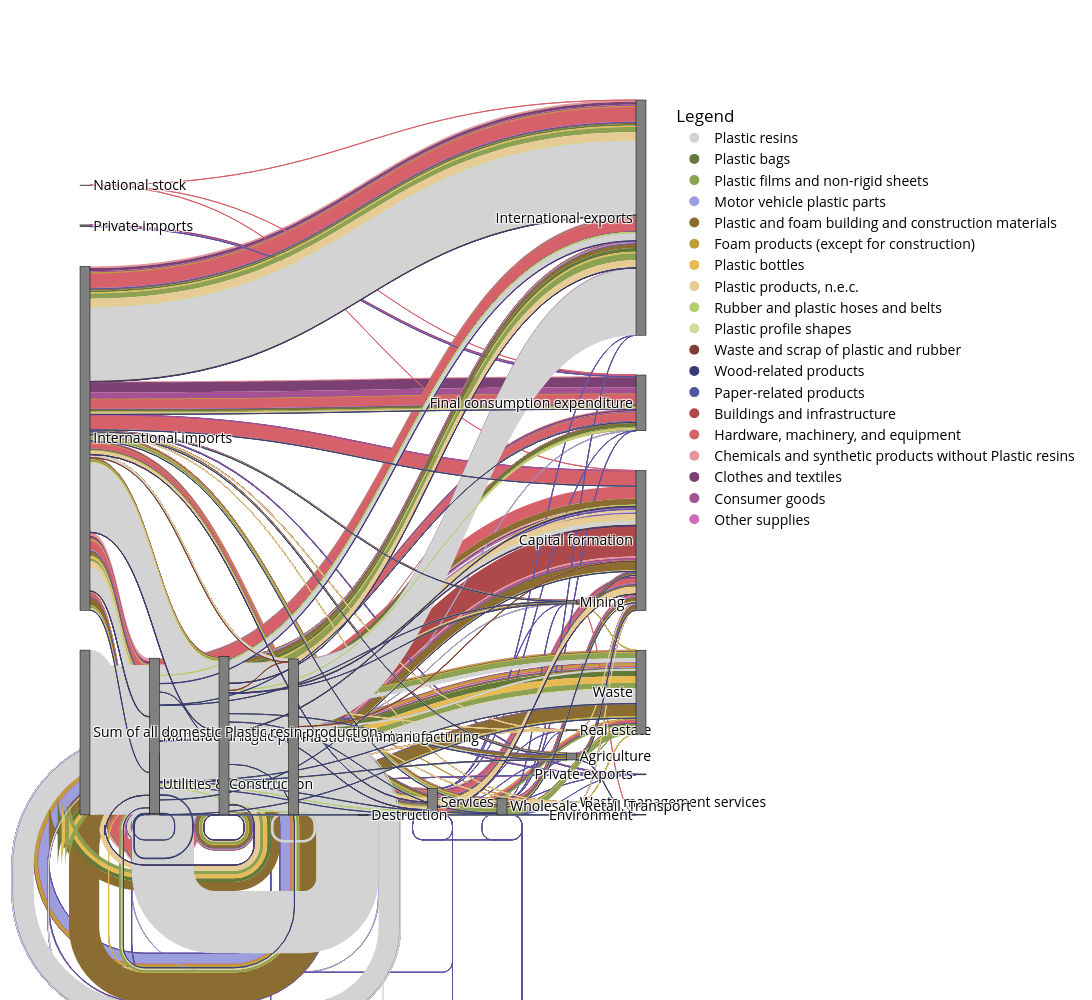

The notebook cell this image was saved under:
### Code cell
#create unique list of source/'From' and target/'To' for plotly
unique_from_to = list(pd.unique(links[['From', 'To']].values.ravel('K')))

#create a list of unique nodes
unique_nodes = pd.concat([links['From'], links['To']]).unique()
node_index = {node: i for i, node in enumerate(unique_nodes)}

#create new columns for indices in a safe way
links = links.assign(
    FromIndex=links['From'].map(node_index),
    ToIndex=links['To'].map(node_index))

#plot plotly Sankey
fig = go.Figure(data=[go.Sankey(
    valueformat=None,
    valuesuffix='t',  #all flows in unit tonnes
    node=dict(
        pad=15,
        thickness=10,
        line=dict(color="black", width=0.5),
        label=unique_from_to,
        color='#808080'
    ),
    link=dict(
        source=links['FromIndex'],  # indices correspond to labels
        target=links['ToIndex'],
        value=links['Quantity (t)'],
        color=links['Colour_HEX']
    ))])
#to define Node Position manually: https://plotly.com/python/sankey-diagram/


#create legend
for label, colour in color_map.items():  #need to append 'Other product, grey'
    fig.add_trace(go.Scatter(
        x=[None], y=[None],
        mode='markers',
        marker=dict(size=10, color=colour),
        name=label,
        showlegend=True
    ))

fig.update_layout(
    #title_text="Sankey diagram of plastic flows through the Canadian economy in 2019",
    font_size=10,
    font_color="black",
    xaxis=dict(visible=False),
    yaxis=dict(visible=False),
    showlegend=True,
    legend=dict(
        title='Legend',
        y=1,
        x=1.05),
    width=2000,
    height=1000,
    font=dict(size=14),
    plot_bgcolor='rgba(0,0,0,0)',  # Transparent plot area
    paper_bgcolor='rgba(0, 0, 0, 0)',  # Transparent figure background
)


fig.show()

### Figure 1 — Plotly figure (JSON) as saved in the notebook; plotly's stock layout.template omitted (floating-point values rounded to 4 significant figures; data arrays with more than 128 entries replaced by an {"elided": "..."} marker saying what was removed)
{"data": [{"link": {"color": {"elided": "859 str values"}, "source": {"elided": "859 int values"}, "target": {"elided": "859 int values"}, "value": {"elided": "859 float values"}}, "node": {"color": "#808080", "label": ["Utilities & Construction", "Agriculture", "International imports", "Manufacturing", "Mining", "Plastic product manufacturing", "Plastic resin manufacturing", "Private imports", "Real estate", "Services", "Waste management services", "Wholesale, Retail, Transport", "National stock", "Destruction", "Sum of all domestic Plastic resin production", "Capital formation", "Final consumption expenditure", "Environment", "International exports", "Private exports", "Waste"], "line": {"color": "black", "width": 0.5}, "pad": 15, "thickness": 10}, "valuesuffix": "t", "type": "sankey"}, {"marker": {"color": "#d3d3d3", "size": 10}, "mode": "markers", "name": "Plastic resins", "showlegend": true, "x": [null], "y": [null], "type": "scatter"}, {"marker": {"color": "#637939", "size": 10}, "mode": "markers", "name": "Plastic bags", "showlegend": true, "x": [null], "y": [null], "type": "scatter"}, {"marker": {"color": "#8ca252", "size": 10}, "mode": "markers", "name": "Plastic films and non-rigid sheets", "showlegend": true, "x": [null], "y": [null], "type": "scatter"}, {"marker": {"color": "#9c9ede", "size": 10}, "mode": "markers", "name": "Motor vehicle plastic parts", "showlegend": true, "x": [null], "y": [null], "type": "scatter"}, {"marker": {"color": "#8c6d31", "size": 10}, "mode": "markers", "name": "Plastic and foam building and construction materials", "showlegend": true, "x": [null], "y": [null], "type": "scatter"}, {"marker": {"color": "#bd9e39", "size": 10}, "mode": "markers", "name": "Foam products (except for construction)", "showlegend": true, "x": [null], "y": [null], "type": "scatter"}, {"marker": {"color": "#e7ba52", "size": 10}, "mode": "markers", "name": "Plastic bottles", "showlegend": true, "x": [null], "y": [null], "type": "scatter"}, {"marker": {"color": "#e7cb94", "size": 10}, "mode": "markers", "name": "Plastic products, n.e.c.", "showlegend": true, "x": [null], "y": [null], "type": "scatter"}, {"marker": {"color": "#b5cf6b", "size": 10}, "mode": "markers", "name": "Rubber and plastic hoses and belts", "showlegend": true, "x": [null], "y": [null], "type": "scatter"}, {"marker": {"color": "#cedb9c", "size": 10}, "mode": "markers", "name": "Plastic profile shapes", "showlegend": true, "x": [null], "y": [null], "type": "scatter"}, {"marker": {"color": "#843c39", "size": 10}, "mode": "markers", "name": "Waste and scrap of plastic and rubber", "showlegend": true, "x": [null], "y": [null], "type": "scatter"}, {"marker": {"color": "#393b79", "size": 10}, "mode": "markers", "name": "Wood-related products", "showlegend": true, "x": [null], "y": [null], "type": "scatter"}, {"marker": {"color": "#5254a3", "size": 10}, "mode": "markers", "name": "Paper-related products", "showlegend": true, "x": [null], "y": [null], "type": "scatter"}, {"marker": {"color": "#ad494a", "size": 10}, "mode": "markers", "name": "Buildings and infrastructure", "showlegend": true, "x": [null], "y": [null], "type": "scatter"}, {"marker": {"color": "#d6616b", "size": 10}, "mode": "markers", "name": "Hardware, machinery, and equipment", "showlegend": true, "x": [null], "y": [null], "type": "scatter"}, {"marker": {"color": "#e7969c", "size": 10}, "mode": "markers", "name": "Chemicals and synthetic products without Plastic resins", "showlegend": true, "x": [null], "y": [null], "type": "scatter"}, {"marker": {"color": "#7b4173", "size": 10}, "mode": "markers", "name": "Clothes and textiles", "showlegend": true, "x": [null], "y": [null], "type": "scatter"}, {"marker": {"color": "#a55194", "size": 10}, "mode": "markers", "name": "Consumer goods", "showlegend": true, "x": [null], "y": [null], "type": "scatter"}, {"marker": {"color": "#ce6dbd", "size": 10}, "mode": "markers", "name": "Other supplies", "showlegend": true, "x": [null], "y": [null], "type": "scatter"}], "layout": {"font": {"size": 14, "color": "black"}, "xaxis": {"visible": false}, "yaxis": {"visible": false}, "legend": {"title": {"text": "Legend"}, "y": 1, "x": 1.05}, "showlegend": true, "width": 2000, "height": 1000, "plot_bgcolor": "rgba(0,0,0,0)", "paper_bgcolor": "rgba(0, 0, 0, 0)"}}
